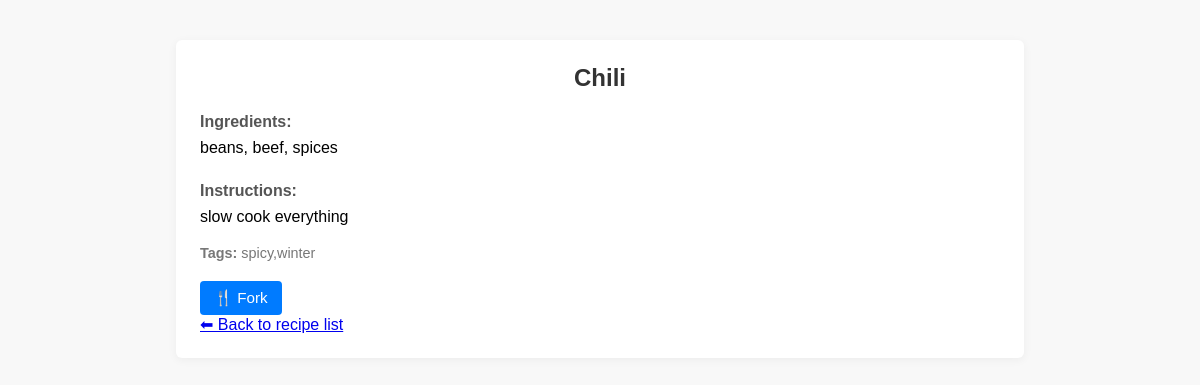
Page /recipes/5 (signed in) on the committed database.
### tables this page shows
CREATE TABLE recipes (
                id INTEGER PRIMARY KEY AUTOINCREMENT,
                title TEXT NOT NULL,
                ingredients TEXT,
                steps TEXT,
                notes TEXT,
                tags TEXT,
                user_id INTEGER,
                forked_from INTEGER,
                FOREIGN KEY(user_id) REFERENCES users(id),
                FOREIGN KEY(forked_from) REFERENCES recipes(id)
            );

### app/routes/recipe_routes.py (the view)
@recipe_bp.route('/recipes/<int:recipe_id>')
def view_recipe(recipe_id):
    user_id = request.cookies.get("YourSessionCookie")
    user = get_user(user_id)
    recipe = get_recipe(recipe_id)
    if not recipe:
        return "Recipe not found", 404
    forks = get_forks(recipe_id)
    return render_template('recipe_detail.html', recipe=recipe, user=user, forks=forks)

### app/services/recipe_service.py (called while the page is built)
def get_recipe(id):
    conn = sqlite3.connect(DB_PATH)
    conn.row_factory = sqlite3.Row
    cursor = conn.cursor()
    cursor.execute("SELECT * FROM recipes WHERE id = ?", (id,))
    recipe = cursor.fetchone()
    conn.close()
    return recipe

def get_forks(id):
    conn = sqlite3.connect(DB_PATH)
    conn.row_factory = sqlite3.Row
    cursor = conn.cursor()
    cursor.execute("SELECT * FROM recipes WHERE forked_from = ?", (id,))
    forks = cursor.fetchall()
    conn.close()
    return forks

### app/services/user_service.py (called while the page is built)
def get_user(id):
    conn = sqlite3.connect(DB_PATH)
    cursor = conn.cursor()
    cursor.execute("SELECT id FROM users WHERE id = ?", (id))
    user = cursor.fetchone()
    conn.close()
    if user:
        return {
            "id": user[0]
        }
    else:
        return None

### app/templates/recipe_detail.html (shortened to what this page needs)
<!DOCTYPE html>
<html lang="en">
<head>
    <link rel="stylesheet" href="{{ url_for('static', filename='style.css') }}">
</head>
<body>
    <div class="container recipe-detail">
        <h2>{{ recipe['title'] }}</h2>
        <div class="recipe-section">
            <h4>Ingredients:</h4>
            <p>{{ recipe['ingredients'] }}</p>
        </div>
        <div class="recipe-section">
            <h4>Instructions:</h4>
            <p>{{ recipe['steps'] }}</p>
        </div>
        {% if recipe['tags'] %}
        <div class="tags">
            <strong>Tags:</strong> {{ recipe['tags'] }}
        </div>
        {% endif %}
        <div class="actions">
            <form method="post" action="{{ url_for('recipe.fork_recipe', recipe_id=recipe['id']) }}" style="display:inline;">
                <button type="submit" class="button fork">🍴 Fork</button>
            </form>
        </div>
        <a href="{{ url_for('recipe.home') }}" class="back-link">⬅ Back to recipe list</a>
    </div>
</body>
</html>

### app/static/style.css (style rules this page uses)
body { font-family: Arial, sans-serif; background: #f8f8f8; margin: 0; padding: 0; }
.container { width: 400px; margin: 50px auto; padding: 20px; background: white; box-shadow: 0 0 10px rgba(0,0,0,0.1); border-radius: 8px; }
h2 { text-align: center; color: #444; }
form { display: flex; flex-direction: column; }
.recipe-detail { width: 80%; max-width: 800px; margin: 40px auto; background: white; padding: 24px; border-radius: 6px; box-shadow: 0 2px 10px rgba(0,0,0,0.05); }
.recipe-detail h2 { margin-top: 0; color: #333; }
.recipe-section { margin-top: 20px; }
.recipe-section h4 { margin-bottom: 5px; color: #555; }
.recipe-section p, .recipe-section ul { margin-top: 0; line-height: 1.5; }
.tags { margin-top: 10px; font-size: 0.9em; color: #777; }
.actions { margin-top: 20px; display: flex; gap: 10px; }
.actions a, .actions form button { background: #007bff; color: white; border: none; padding: 8px 14px; border-radius: 4px; text-decoration: none; cursor: pointer; font-size: 0.95em; }
.actions form { display: inline; }

### rows in the picture
recipes: title "Chili", ingredients "beans, beef, spices", steps "slow cook everything", tags "spicy,winter"
